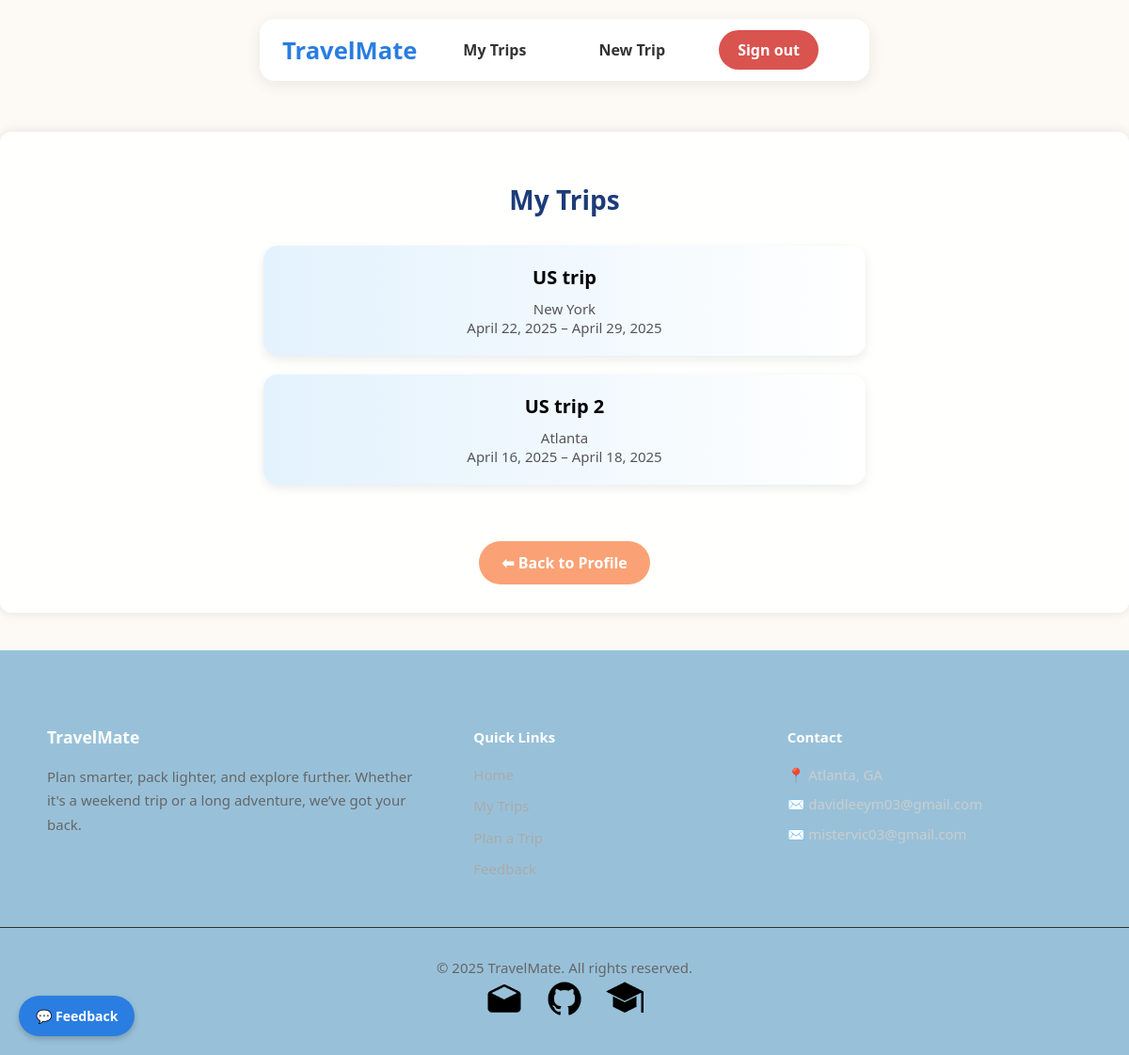
Page /trips/list/ (signed in) on the earlier database version.
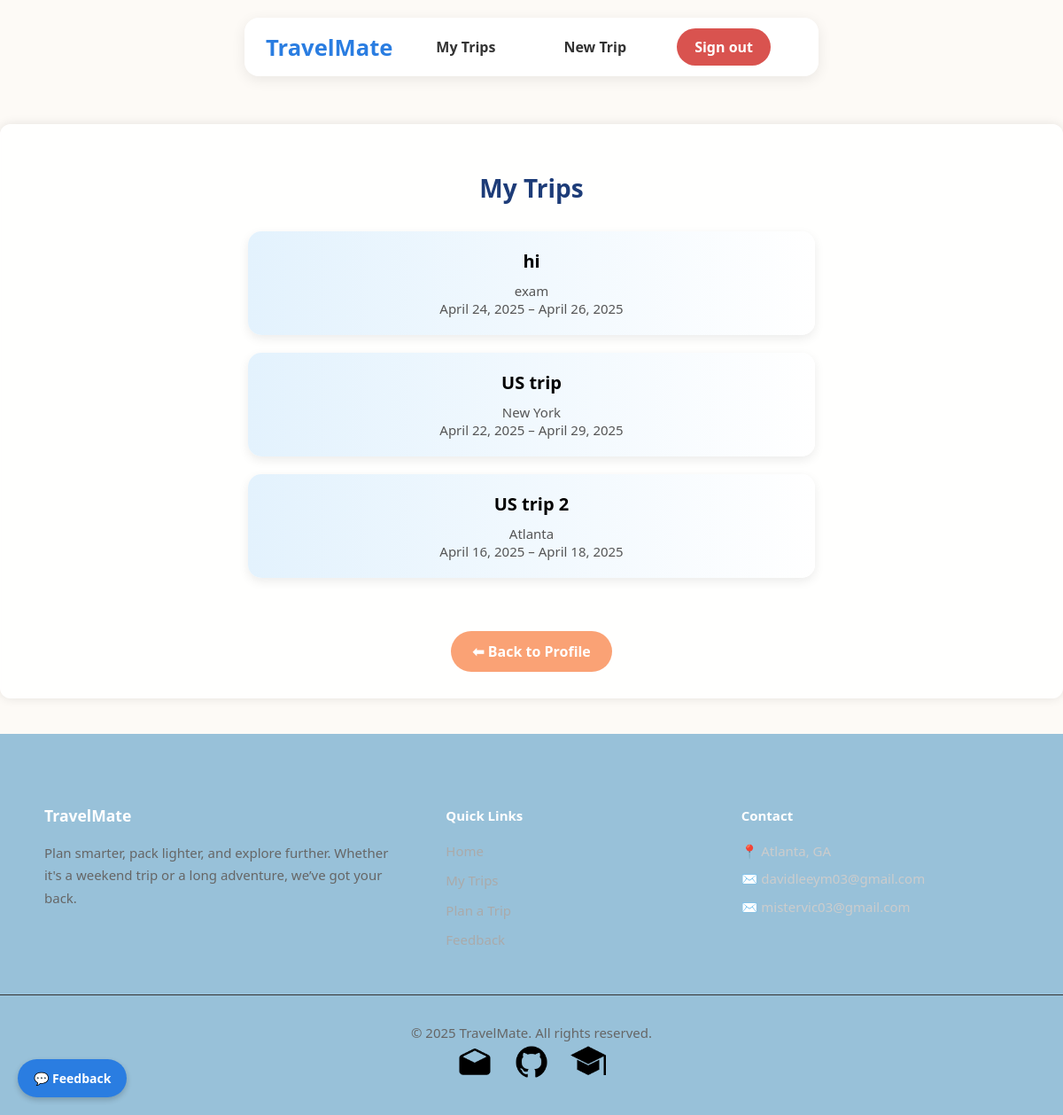
Same page on the later database version.
### trips/models.py (models this page shows, shortened)
class Trip(models.Model):
    TRIP_TYPE_CHOICES = [
        ('beach', 'Beach'),
        ('city', 'City'),
        ('hiking', 'Hiking'),
        ('business', 'Business'),
        ('snow', 'Snow / Ski'),
        ('other', 'Other'),
    ]
    user = models.ForeignKey(get_user_model(), on_delete=models.CASCADE)
    name = models.CharField(max_length=100)
    destination = models.CharField(max_length=100)
    start_date = models.DateField()
    end_date = models.DateField()
    trip_type = models.CharField(max_length=50, choices=TRIP_TYPE_CHOICES, default='other')
    manually_cleared = models.BooleanField(default=False)
    is_public = models.BooleanField(default=False)
    share_token = models.CharField(max_length=12, unique=True, blank=True, null=True)

### trips/views.py (the view)
# urls.py: path('list/', views.trip_list, name='trip_list'),
@login_required
def trip_list(request):
    trips = Trip.objects.filter(user=request.user).order_by('-start_date')
    return render(request, 'trips/trip_list.html', {'trips': trips})

### trips/templates/trips/trip_list.html (shortened to what this page needs)
{% extends 'base.html' %}
{% load static %}
{% block content %}
  <div style="text-align: center;">
    <h2 style="color: #1d3c78; margin-bottom: 30px; font-size: 28px; font-weight: 700;">My Trips</h2>
    <div class="trip-list">
      {% for trip in trips %}
        <a href="{% url 'trip_detail' trip.id %}" class="trip-card-link">
          <div class="trip-card">
            <div class="trip-title">{{ trip.name }}</div>
            <div class="trip-info">
              {{ trip.destination }}<br>
              {{ trip.start_date }} – {{ trip.end_date }}
            </div>
          </div>
        </a>
      {% empty %}
        <p style="font-size: 16px; color: #777;">You have no trips yet.</p>
      {% endfor %}
    </div>
    <a href="{% url 'profile' %}" class="button" style="
      margin-top: 40px;
      background-color: #faa275;
      padding: 12px 24px;
      display: inline-block;
      border-radius: 25px;
      font-weight: 600;
      text-decoration: none;
      color: white;
      transition: background 0.3s ease;">
      ⬅ Back to Profile
    </a>
  </div>
{% endblock %}

### templates/base.html (shortened to what this page needs)
{% load static %}
<!DOCTYPE html>
<html lang="en">
<head>
</head>
<body>
<header class="header">
    <div class="header-inner">
        <a class="logo" href="{% url 'home' %}"
           style="font-weight: bold; font-size: 1.6rem; text-decoration: none; color: #2a7de1;">TravelMate</a>
        <div class="nav-links">
            {% if user.is_authenticated %}
                <a class="headerButtons" href="{% url 'trip_list' %}"
                   style="margin-right: 20px; text-decoration: none; color: #333;">
                    My Trips
                </a>
                <a class="headerButtons" href="{% url 'create_trip' %}"
                   style="margin-right: 20px; text-decoration: none; color: #333;">
                    New Trip
                </a>
                <a class="signOutButton" href="{% url 'logout' %}"
                   style="margin-right: 20px; text-decoration: none; color: #fff;">
                    Sign out
                </a>
            {% else %}
                <a class="signInButtons" href="{% url 'login' %}"
                   style="margin-right: 20px; text-decoration: none; color: #fff;">
                    Sign in
                </a>
            {% endif %}
        </div>
    </div>
</header>
<div class="container {% if request.path|slice:":13" == "/users/login" or request.path|slice:":13" == "/users/signup" %}auth-page{% endif %}">
    {% block content %}{% endblock %}
</div>
<a href="{% url 'leave_feedback' %}" id="feedback-button">💬 Feedback</a>
<footer style="background-color: #98c1d9; color: #ccc; padding: 60px 0 40px; font-size: 15px; line-height: 1.7;">
    <div style="max-width: 1100px; margin: auto; display: flex; flex-wrap: wrap; justify-content: space-between; gap: 60px; padding: 0 24px;">
        <div style="flex: 1 1 280px;">
            <h3 style="color: #fff; margin-bottom: 14px;">TravelMate</h3>
            <p style="margin: 0; color: #666;">Plan smarter, pack lighter, and explore further. Whether it's a weekend
                trip or a long
                adventure, we’ve got your back.</p>
        </div>
        <div style="flex: 1 1 160px;">
            <h4 style="color: #fff; margin-bottom: 14px;">Quick Links</h4>
            <ul style="list-style: none; padding: 0; margin: 0;">
                <li style="margin-bottom: 8px; "><a href="{% url 'home' %}" style="color: #aaa; text-decoration: none;">Home</a>
                </li>
                <li style="margin-bottom: 8px;"><a href="{% url 'trip_list' %}"
                                                   style="color: #aaa; text-decoration: none;">My
                    Trips</a></li>
                <li style="margin-bottom: 8px;"><a href="{% url 'create_trip' %}"
                                                   style="color: #aaa; text-decoration: none;">Plan
                    a Trip</a></li>
                <li style="margin-bottom: 8px;"><a href="{% url 'leave_feedback' %}"
                                                   style="color: #aaa; text-decoration: none;">Feedback</a></li>
            </ul>
        </div>
        <div style="flex: 1 1 200px;">
            <h4 style="color: #fff; margin-bottom: 14px;">Contact</h4>
            <p style="margin: 0;">📍 Atlanta, GA</p>
            <p style="margin: 6px 0;">✉️ davidleeym03@gmail.com</p>
            <p style="margin: 0;">✉️ mistervic03@gmail.com</p>
        </div>
    </div>
    <div style="text-align: center; color: #666; padding-top: 30px; margin-top: 40px; border-top: 1px solid #333;">
        © 2025 TravelMate. All rights reserved.
    </div>
    <div class="footerSocialIconsWrapper">
        <div class="socialBrands">
            <a href="mailto:pjsabraham@gmail.com, steven.joo0319@gmail.com, davidleeym03@gmail.com, jackmwachter@gmail.com, mistervic03@gmail.com"
               target="_blank" rel="noopener noreferrer" aria-label="Email">
                <img src="{% static 'img/mail.png' %}" alt="mail" height="40"/>
            </a>
        </div>
        <div class="socialBrands">
            <a href="https://github.com/JackWachter/GTMovieStore" target="_blank" rel="noopener noreferrer"
               aria-label="GitHub">
                <img src="{% static 'img/github.png' %}" alt="github" height="40"/>
            </a>
        </div>
        <div class="socialBrands">
            <a href="https://www.cc.gatech.edu/" target="_blank" rel="noopener noreferrer"
               aria-label="Georgia Tech">
                <img src="{% static 'img/gt.png' %}" alt="Georgia Tech" height="40"/>
            </a>
        </div>
    </div>
</footer>
</body>
</html>

### templates/base.html (style rules this page uses)
.header { position: fixed; top: 20px; left: 50%; transform: translateX(-50%); width: 50%; min-width: 40%; background: #ffffff; padding: 12px 24px; border-radius: 16px; box-shadow: 0 4px 16px rgba(0, 0, 0, 0.08); z-index: 1000; display: flex; justify-content: space-between; align-items: center; transition: all 0.3s ease; }
.header-inner { display: flex; justify-content: space-between; align-content: center; width: 100%; }
.logo { font-size: 1.6rem; font-weight: bold; color: #2a7de1; text-decoration: none; text-align: center; align-self: center; }
.nav-links { display: flex; gap: 12px; align-items: center; margin-right: 10px; flex-wrap: wrap; }
.headerButtons { color: white; padding: 10px 20px; border-radius: 999px; font-weight: bold; text-decoration: none; border: none; cursor: pointer; transition: background-color 0.3s ease; margin: 0 5px; }
.signOutButton { background-color: #d9534f; color: white; padding: 10px 20px; border-radius: 999px; font-weight: bold; text-decoration: none; border: none; cursor: pointer; transition: background-color 0.3s ease; margin: 0 5px; }
body { font-family: 'Segoe UI', sans-serif; background-color: #fdfaf6; background-repeat: no-repeat; background-size: 100% 100%; background-attachment: fixed; margin: 0; padding: 0; padding-top: 100px; }
.container { max-width: 1500px; margin: 40px auto; background: rgba(255, 255, 255, 0.85); backdrop-filter: blur(4px); -webkit-backdrop-filter: blur(4px); padding: 30px; border-radius: 12px; box-shadow: 0 0 12px rgba(0, 0, 0, 0.1); }
a.button { background-color: #2a7de1; color: white; padding: 10px 20px; text-decoration: none; border-radius: 20px; font-weight: bold; display: inline-block; margin-top: 20px; }
#feedback-button { position: fixed; bottom: 20px; left: 20px; background-color: #2a7de1; color: white; padding: 12px 18px; font-size: 14px; border-radius: 30px; text-decoration: none; font-weight: bold; box-shadow: 0 3px 6px rgba(0, 0, 0, 0.2); z-index: 999; transition: background-color 0.3s, transform 0.3s; }
.footerSocialIconsWrapper { display: flex; justify-content: center; align-items: center; gap: 24px; width: 100%; }
.footerSocialIconsWrapper .socialBrands { display: flex; justify-content: center; align-items: center; text-align: center; }
.footerSocialIconsWrapper a { display: flex; justify-content: center; align-items: center; text-decoration: none; }
.footerSocialIconsWrapper a img { display: block; width: auto; height: 40px; transition: transform 0.3s ease-in-out; }

### trips/templates/trips/trip_list.html (style rules this page uses)
.trip-card-link { text-decoration: none; color: inherit; }
.trip-card { border-radius: 15px; padding: 20px; margin: 20px auto; background: linear-gradient(to right, #e3f2fd, #ffffff); max-width: 600px; box-shadow: 0 4px 12px rgba(0, 0, 0, 0.08); transition: all 0.4s ease; transform: perspective(1px) translateZ(0); }
.trip-title { font-weight: 700; font-size: 20px; margin-bottom: 10px; }
.trip-info { color: #555; font-size: 15px; }

Differences in the rows shown:
added Trip: name "hi", destination "exam", start_date "April 24, 2025", end_date "April 26, 2025"
